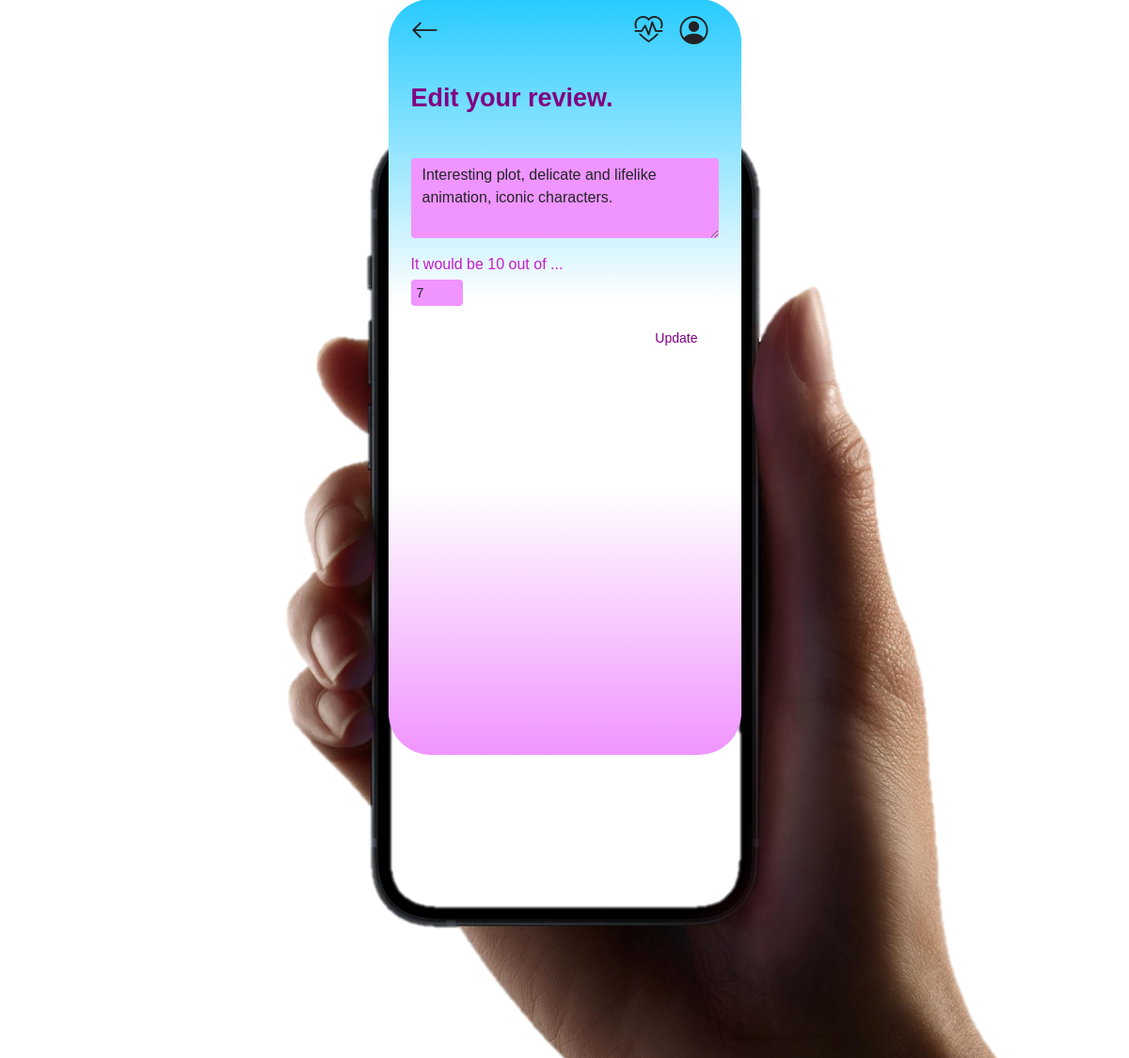
The app's page /movies/update/4/ (signed in) with its own data.
### movies/models.py (models this page shows)
class Review(models.Model):
    movie = models.ForeignKey(Movie, on_delete=models.CASCADE)
    content = models.TextField()
    created_at = models.DateTimeField(auto_now_add=True)
    updated_at = models.DateTimeField(auto_now=True)
    user = models.ForeignKey(settings.AUTH_USER_MODEL, on_delete=models.CASCADE)
    score = models.IntegerField()
    like_users = models.ManyToManyField(settings.AUTH_USER_MODEL, related_name='like_reviews')

### movies/views.py (the view)
# urls.py: path('update/<str:review_pk>/', views.update, name='update'),
@login_required
def update(request, review_pk):
    review = get_object_or_404(Review, pk=review_pk)
    movie = Movie.objects.get(pk=review.movie.pk)
    movie.vote_average = round((movie.vote_average * movie.vote_count - review.score) / (movie.vote_count - 1), 1)
    if movie.vote_average < 0: movie.vote_average = 0.0
    if request.method == 'POST':
        form = ReviewForm(request.POST, instance=review)
        if form.is_valid():
            form.save()
            movie.vote_average = round((movie.vote_average * movie.vote_count + review.score) / (movie.vote_count + 1), 1)
            movie.save()
            return redirect('movies:detail', movie.pk)
    else:
        form = ReviewForm(instance=review)
    context = {
        'form': form,
    }
    return render(request, 'movies/update.html', context)

### movies/forms.py
class ReviewForm(forms.ModelForm):
    content = forms.CharField(
        label='',
        widget=forms.Textarea(
            attrs = {
                'class': 'form-control',
                'maxlength': 100,
                'id': 'textarea',
            }
        )
    )
    score = forms.FloatField(
        label='It would be 10 out of ...',
        widget=forms.NumberInput(
            attrs={
                'class':'form-control',
                'min':1, 'step':1, 'max':10, 'type':'number'
                }
            ),
        )
    class Meta:
        model = Review
        fields = ('content', 'score', )

### movies/templates/movies/update.html (shortened to what this page needs)
{% extends 'base.html' %}
{% block content %}
  <div class="p-4">
    <h2 class="mt-2 mb-5">Edit your review.</h2>
    <form action="" method="POST">
      {{ form.as_p }}
      <div class="container my-4 d-flex justify-content-end">
        <button class="button" style="float:right">Update</button>
      </div>
    </form>
  </div>
{% endblock content %}

### static/style.css (style rules this page uses)
body { font-family: Helvetica, sans-serif; }
h2 { color: #800083; font-weight: 700; font-size: 27px; margin-bottom: 2px; }
.button { background: none !important; border: none !important; color: #800083 !important; font-size: 14px; text-decoration: none !important; }
input { height: 28px; border: none !important; background: #F094FF !important; font-size: 14px !important; margin-top: 4px !important; padding: 0 6px !important; }
textarea { height: 85px !important; border: none !important; outline: none !important; background-color: #F094FF !important; }

### records on screen
Review: content "Interesting plot, delicate and lifelike animation, iconic characters.", score "7"
